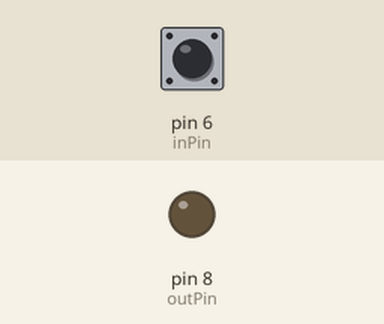
Simulated run of this sketch. Board: Arduino Uno, built with avr-gcc and run on an emulated ATmega328P. On the bench: output pins drawn as LEDs (lit = HIGH). Dashed ring = blinking. The test bench sets the inputs (shaded band); at power-on: pin 6 (inPin) LOW.

Above: at 1.2 s.
1.3 s: pin 6 (inPin) pulsed HIGH 5 times (0.12 s each, 0.3 s apart)
At 1.75 s:
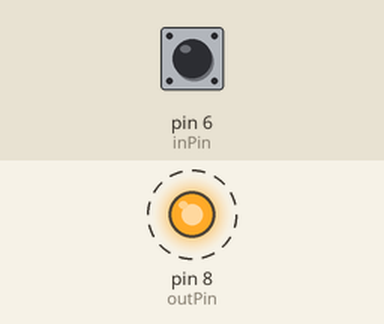
4.3 s: pin 6 (inPin) driven HIGH
At 5.5 s:
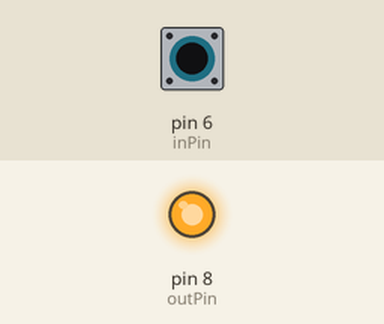
Timing chart, 0 to 7.3 s (numbered marks = the images above; inputs shaded):
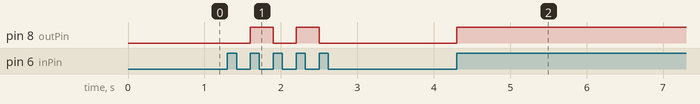

The sketch:

latch.ino
```cpp
int inPin = 6;
int outPin = 8;

int state = HIGH;
int reading;
int previous = LOW;


long time = 0;
long debounce = 200;

void setup()
{
  pinMode(inPin, INPUT);
  pinMode(outPin, OUTPUT);
}

void loop()
{
  reading = digitalRead(inPin);


  if (reading == HIGH && previous == LOW && millis() - time > debounce) {
    if (state == HIGH)
      state = LOW;
    else{

    state = HIGH;

    time = millis();
  }

  digitalWrite(outPin, state);
  }
  previous = reading;
}
```

Measured:
- after the input at 1.3 s, pin 8 (outPin): alternates HIGH for 0.30 s and LOW for 0.30 s, 4 changes in all, then stays LOW, starting after 0.30 s
- after the input at 4.3 s, pin 8 (outPin): LOW → HIGH at once
